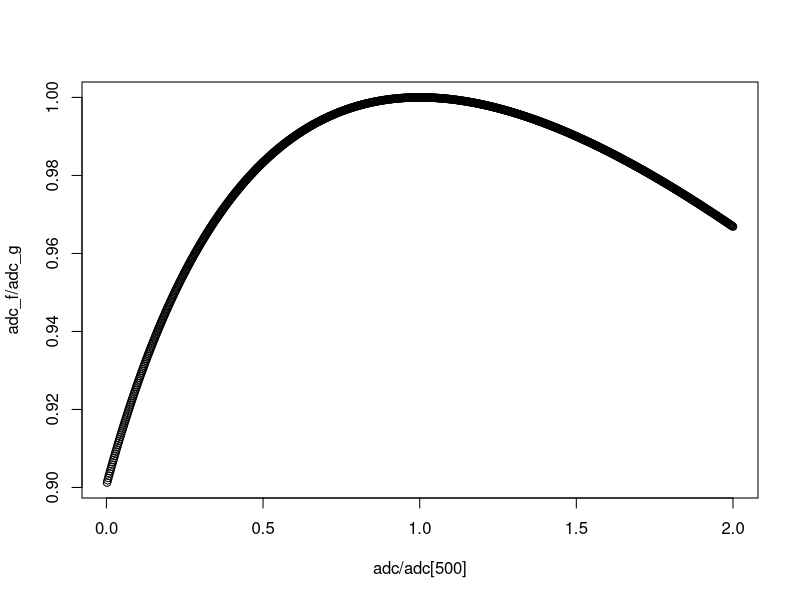
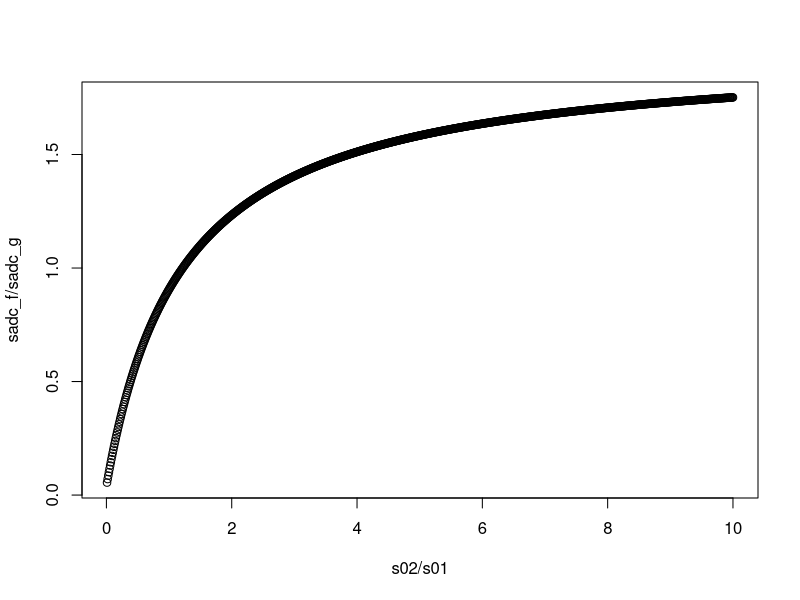
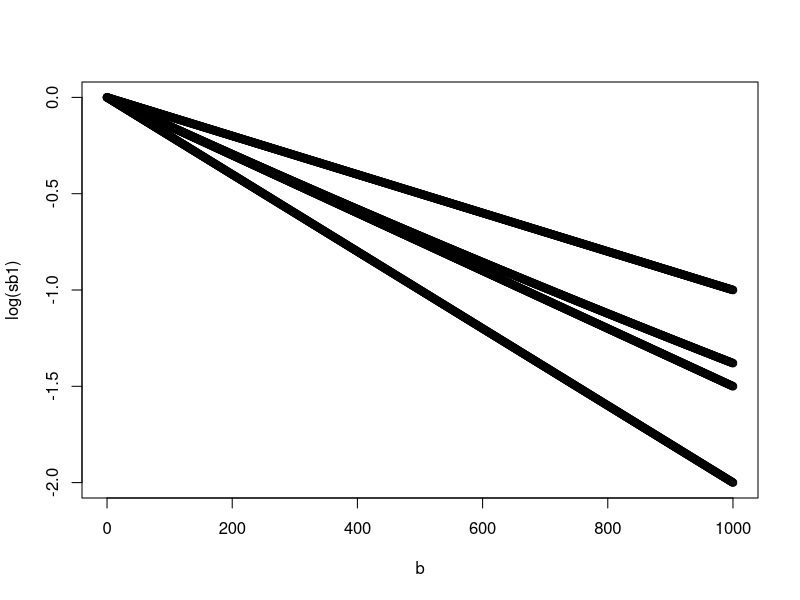

Generate these figures, in order, with R: (Note: this script raises an error after producing the figures.)
n_b <- 2
b <- c(0,800)
adc <- c(1:1000/1000000)
s01 <- 1
s02 <- c(1:1000/100)

sb1 <- s01*exp(-b[2]*adc)
sb2 <- s01*exp(-b[2]*adc[500])
adc_f <- (-log((sb1+sb2)/2)+log((s01+s01)/2))/800
adc_g <- ((-log(sb1)+log(s01))/800 + (-log(sb2)+log(s01))/800)/2
plot(adc/adc[500], adc_f/adc_g)

ssb1 <- s01*exp(-b[2]*adc[10])
ssb2 <- s02*exp(-b[2]*adc[500])
sadc_f <- (-log((ssb1+ssb2)/2)+log((s01+s02)/2))/800
sadc_g <- ((-log(ssb1)+log(s01))/800 + (-log(ssb2)+log(s02))/800)/2
plot(s02/s01, sadc_f/sadc_g)


adc1 <- 0.0003
adc2 <- 2*adc1
s01 <- 1
s02 <- 2*s01
sb1 <- s01*exp(-b[2]*adc1)
sb2 <- s02*exp(-b[2]*adc2)
adc_f <- (-log((sb1+sb2)/2)+log((s01+s02)/2))/b[2]
adc_g <- ((-log(sb1)+log(s01))/b[2] + (-log(sb2)+log(s02))/b[2])/2
adc_f/adc_g

#function for adc_f/adc_g
fn = 2 + 2*(log((sb1+sb2)/(sb1*sb2))-log(s01+s02/s01*s02))/(log((sb1*sb2)/(s01*s02)))

adc1 = adc[500]
adc2 = adc
fn2 = 2*(log((s01*exp(-b[2]*adc1)+s01*exp(-b[2]*adc2))/(s01+s01)))/(-b[2]*(adc1+adc2))


# signalverlauf monoexp

adc1 <- 0.002
adc2 <- 0.001
b <- c(0:1000)
s01 <- 1
s02 <- s01
sb1 <- s01*exp(-b*adc1)
sb2 <- s02*exp(-b*adc2)
sbr <- s01*exp(-b*(adc1+adc2)/2)
plot(b, log(sb1))
points(b, log(sb2))
points(b, log((sb1+sb2)/2))
points(b, (log(sb1)+log(sb2))/2)
bla <- exp((log(sb1)+log(sb2))/2)
fitf <- nls((sb1+sb2)/2 ~ S0f * exp(-b*ADCf), start = list(S0f = 1, ADCf = 0.001))
fitr <- nls(bla ~ S0r * exp(-b*ADCr), start = list(S0r = 1, ADCr = 0.001), trace = TRUE)
fitbf <- nls((sb1+sb2)/2 ~ a * exp(-b*D) + c * exp(-b*Db),
             start = list(D = 0.001, Db = 0.002, a= 1, c = 1), trace = TRUE)
fitbr <- nls(bla ~ a * exp(-b*D) + c * exp(-b*Db),
             start = list(D = 0.001, Db = 0.002, a= 1, c = 1), trace = TRUE)

# signalverlauf monoexp

adc1 <- 0.002
adc2 <- 0.001
b <- c(0:2000)
s01 <- 1
s02 <- s01
sb1 <- s01*exp(-b*adc1)
sb2 <- s02*exp(-b*adc2)
sbr <- s01*exp(-b*(adc1+adc2)/2)
plot(b, log(sb1))
points(b, log(sb2))
points(b, log((sb1+sb2)/2))
points(b, (log(sb1)+log(sb2))/2)

#rice rauschen
snr <- 1000
sdn <- 1/snr

norm1a <- rnorm(length(sb1), sb1*cos(2), sd = sdn)
norm1b <- rnorm(length(sb1), sb1*sin(2), sd = sdn)
rice1 <- sqrt(norm1a^2+norm1b^2)



norm2a <- rnorm(length(sb2), sb2*cos(2), sd = sdn)
norm2b <- rnorm(length(sb2), sb2*sin(2), sd = sdn)
rice2 <- sqrt(norm2a^2+norm2b^2)

sf <- (rice1+rice2)/2
sr <- exp((log(rice1)+log(rice2))/2)

fitf <- nls(sf ~ S0 * exp(-b*ADC),
            start = list(S0 = 1, ADC = 0.001), trace = TRUE)
fitr <- nls(sr ~ S0 * exp(-b*ADC),
            start = list(S0 = 1, ADC = 0.001), trace = TRUE)

fitbf <- nls(sf ~ S0 * (f * (exp(-b*(Db+D))-exp(-b*D)) + exp(-b*D)),
             start = list(S0 = 1, D = 0.001, Db = 0.002, f= 0.1),
             trace = TRUE,
             lower = c(0, 0, 0, 0), upper = c(10, 1, 1, 1), 
             algorithm = "port")
fitbr <- nls(sr ~ S0 * (f * (exp(-b*(Db+D))-exp(-b*D)) + exp(-b*D)),
             start = list(S0 = 1, D = 0.001, Db = 0.002, f= 0.01),
             trace = TRUE,
             lower = c(0, 0, 0, 0), upper = c(10, 1, 1, 1), 
             algorithm = "port")

fitkf <- nls(sf ~ S0 * (exp(-(b*D)+k*1/6*(b*D)^(2))),
             start = list(S0 = 1, D = 0.001, k= 0.1),
             trace = TRUE,
             lower = c(0, 0,-10), upper = c(10, 1, 10), 
             algorithm = "port")
fitkr <- nls(sr ~ S0 * (exp(-(b*D)+k*1/6*(b*D)^(2))),
             start = list(S0 = 1, D = 0.001, k= 0.1),
             trace = TRUE,
             lower = c(0, 0,-10), upper = c(10, 1, 10), 
             algorithm = "port")



